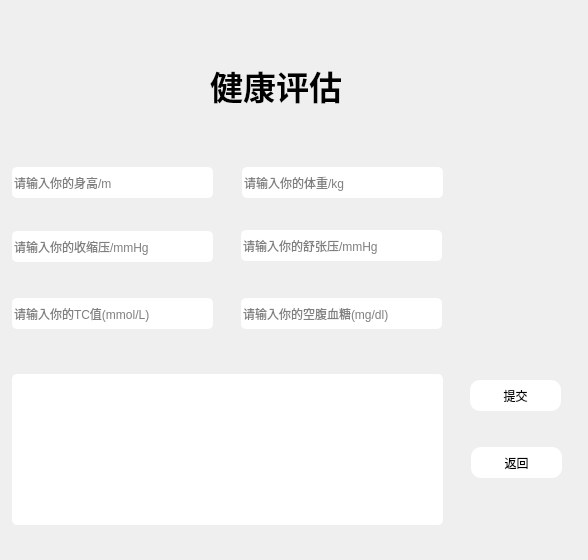
<?xml version="1.0" encoding="UTF-8"?>
<ui version="4.0">
 <class>healthassessment</class>
 <widget class="QWidget" name="healthassessment">
  <property name="geometry">
   <rect>
    <x>0</x>
    <y>0</y>
    <width>588</width>
    <height>560</height>
   </rect>
  </property>
  <property name="windowTitle">
   <string>Form</string>
  </property>
  <property name="styleSheet">
   <string notr="true">#healthassessment{border-image: url(:/picture/蓝色渐变.jpg);}
</string>
  </property>
  <widget class="QLineEdit" name="lineEdit">
   <property name="geometry">
    <rect>
     <x>12</x>
     <y>167</y>
     <width>201</width>
     <height>31</height>
    </rect>
   </property>
   <property name="styleSheet">
    <string notr="true">#lineEdit{border-radius:5px;}
#lineEdit{background-color: rgb(255, 255, 255);}
</string>
   </property>
   <property name="placeholderText">
    <string>请输入你的身高/m</string>
   </property>
  </widget>
  <widget class="QLineEdit" name="lineEdit_2">
   <property name="geometry">
    <rect>
     <x>242</x>
     <y>167</y>
     <width>201</width>
     <height>31</height>
    </rect>
   </property>
   <property name="styleSheet">
    <string notr="true">#lineEdit_2{border-radius:5px;}
#lineEdit_2{background-color: rgb(255, 255, 255);}
</string>
   </property>
   <property name="placeholderText">
    <string>请输入你的体重/kg</string>
   </property>
  </widget>
  <widget class="QLineEdit" name="lineEdit_3">
   <property name="geometry">
    <rect>
     <x>12</x>
     <y>231</y>
     <width>201</width>
     <height>31</height>
    </rect>
   </property>
   <property name="styleSheet">
    <string notr="true">#lineEdit_3{border-radius:5px;}
#lineEdit_3{background-color: rgb(255, 255, 255);}
</string>
   </property>
   <property name="placeholderText">
    <string>请输入你的收缩压/mmHg</string>
   </property>
  </widget>
  <widget class="QLineEdit" name="lineEdit_4">
   <property name="geometry">
    <rect>
     <x>12</x>
     <y>298</y>
     <width>201</width>
     <height>31</height>
    </rect>
   </property>
   <property name="styleSheet">
    <string notr="true">#lineEdit_4{border-radius:5px;}
#lineEdit_4{background-color: rgb(255, 255, 255);}
</string>
   </property>
   <property name="placeholderText">
    <string>请输入你的TC值(mmol/L)</string>
   </property>
  </widget>
  <widget class="QLineEdit" name="lineEdit_5">
   <property name="geometry">
    <rect>
     <x>241</x>
     <y>298</y>
     <width>201</width>
     <height>31</height>
    </rect>
   </property>
   <property name="styleSheet">
    <string notr="true">#lineEdit_5{border-radius:5px;}
#lineEdit_5{background-color: rgb(255, 255, 255);}
</string>
   </property>
   <property name="placeholderText">
    <string>请输入你的空腹血糖(mg/dl)</string>
   </property>
  </widget>
  <widget class="QLineEdit" name="lineEdit_6">
   <property name="geometry">
    <rect>
     <x>241</x>
     <y>230</y>
     <width>201</width>
     <height>31</height>
    </rect>
   </property>
   <property name="styleSheet">
    <string notr="true">#lineEdit_6{border-radius:5px;}
#lineEdit_6{background-color: rgb(255, 255, 255);}
</string>
   </property>
   <property name="placeholderText">
    <string>请输入你的舒张压/mmHg</string>
   </property>
  </widget>
  <widget class="QPushButton" name="pushButton">
   <property name="geometry">
    <rect>
     <x>470</x>
     <y>380</y>
     <width>91</width>
     <height>31</height>
    </rect>
   </property>
   <property name="styleSheet">
    <string notr="true">#pushButton{border-radius:10px;}
#pushButton{background-color: rgb(255, 255, 255);}
</string>
   </property>
   <property name="text">
    <string>提交</string>
   </property>
  </widget>
  <widget class="QPushButton" name="pushButton_2">
   <property name="geometry">
    <rect>
     <x>471</x>
     <y>447</y>
     <width>91</width>
     <height>31</height>
    </rect>
   </property>
   <property name="styleSheet">
    <string notr="true">#pushButton_2{border-radius:10px;}
#pushButton_2{background-color: rgb(255, 255, 255);}
</string>
   </property>
   <property name="text">
    <string>返回</string>
   </property>
  </widget>
  <widget class="QTableWidget" name="tableWidget">
   <property name="geometry">
    <rect>
     <x>12</x>
     <y>374</y>
     <width>431</width>
     <height>151</height>
    </rect>
   </property>
   <property name="styleSheet">
    <string notr="true">#tableWidget{border-radius:5px;}
#tableWidget{background-color: rgb(255, 255, 255);}
</string>
   </property>
  </widget>
  <widget class="QLabel" name="label">
   <property name="geometry">
    <rect>
     <x>210</x>
     <y>40</y>
     <width>141</width>
     <height>91</height>
    </rect>
   </property>
   <property name="font">
    <font>
     <pointsize>25</pointsize>
     <weight>75</weight>
     <italic>false</italic>
     <bold>true</bold>
    </font>
   </property>
   <property name="text">
    <string>健康评估</string>
   </property>
   <property name="textFormat">
    <enum>Qt::AutoText</enum>
   </property>
  </widget>
 </widget>
 <resources/>
 <connections>
  <connection>
   <sender>pushButton_2</sender>
   <signal>clicked()</signal>
   <receiver>healthassessment</receiver>
   <slot>close()</slot>
   <hints>
    <hint type="sourcelabel">
     <x>344</x>
     <y>472</y>
    </hint>
    <hint type="destinationlabel">
     <x>299</x>
     <y>249</y>
    </hint>
   </hints>
  </connection>
 </connections>
</ui>
